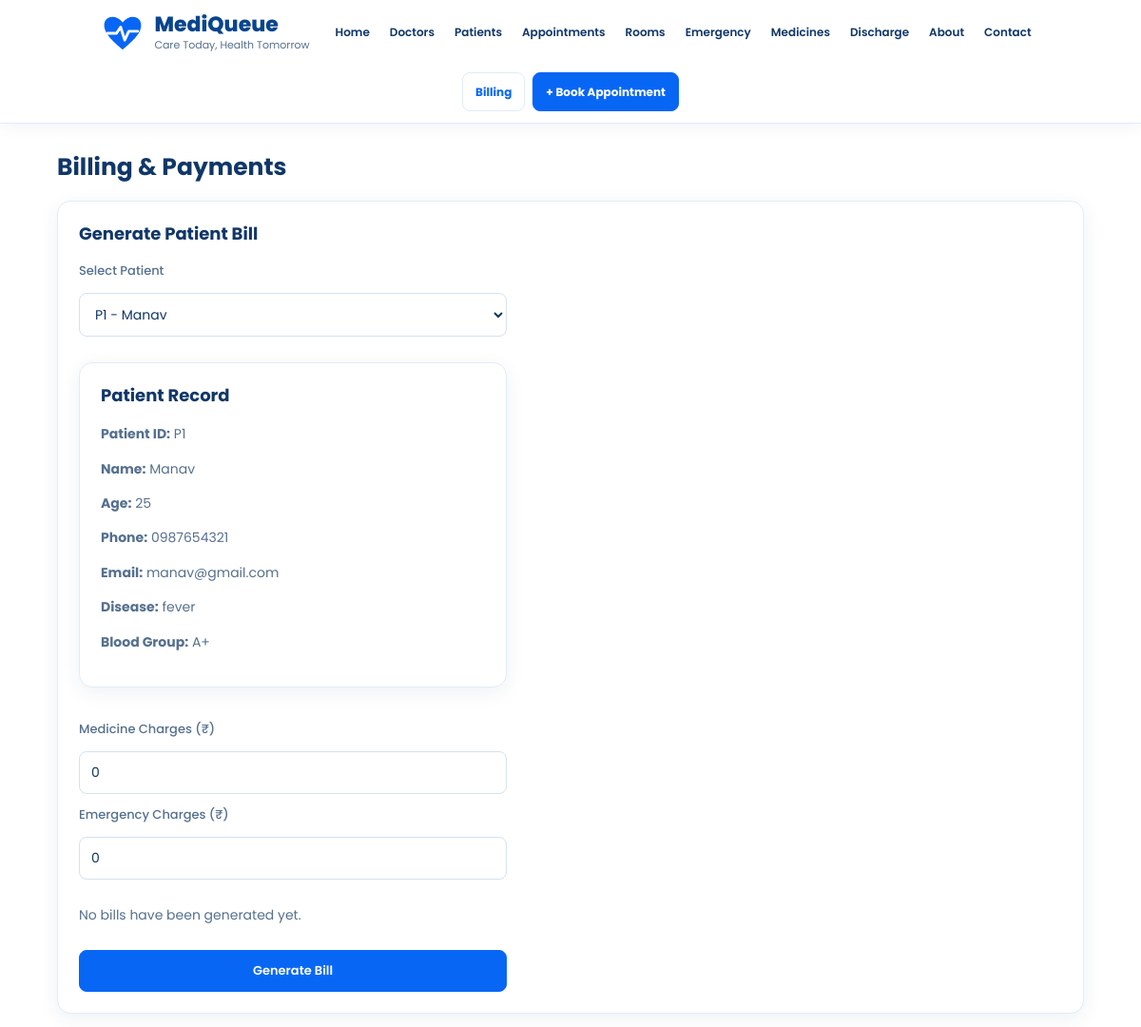
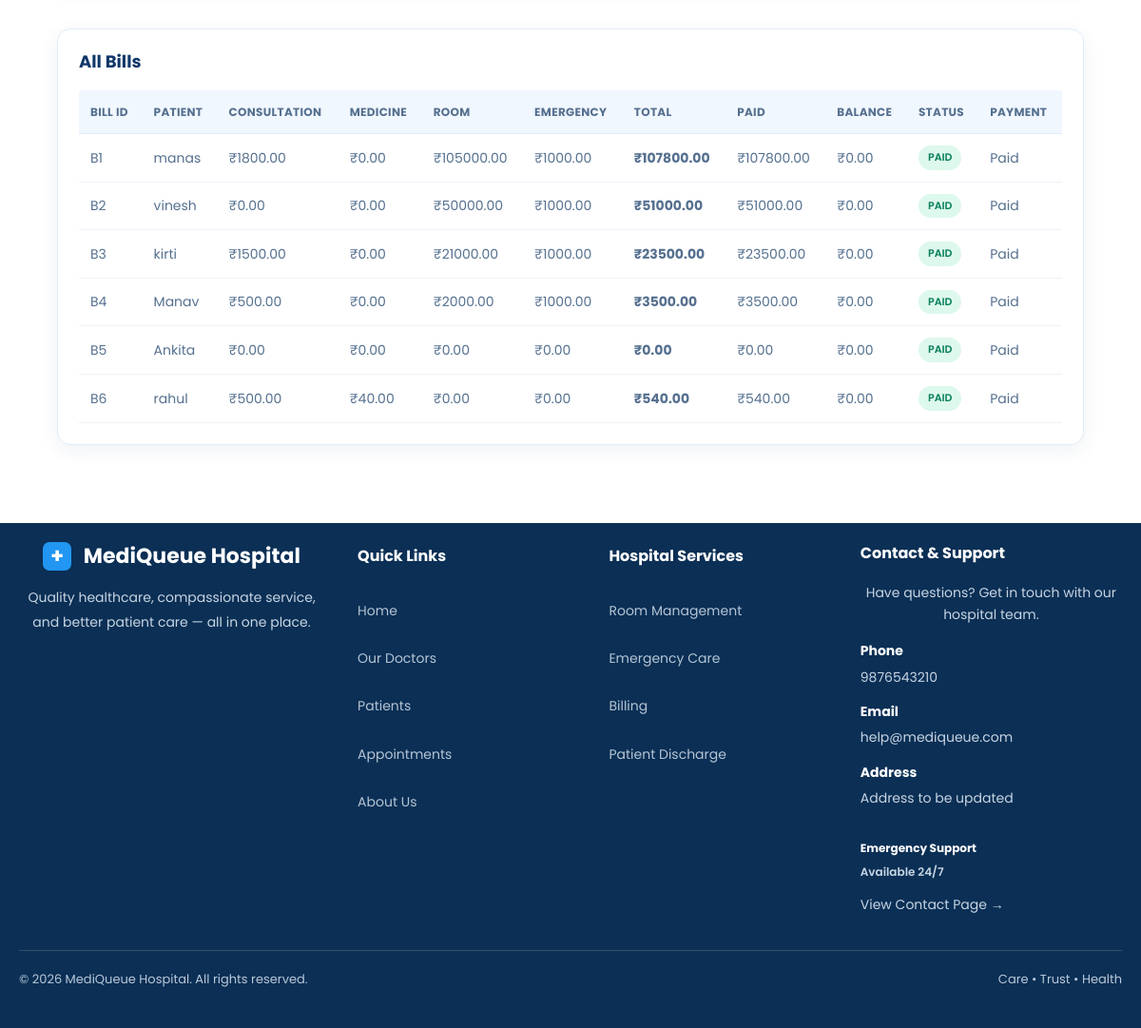
Page /bills on the committed database (2 pictures, top to bottom).
### tables this page shows
CREATE TABLE bills (
                bill_id TEXT PRIMARY KEY,
                patient_id TEXT NOT NULL UNIQUE,
                consultation REAL NOT NULL DEFAULT 0,
                treatment REAL NOT NULL DEFAULT 0,
                medicine REAL NOT NULL DEFAULT 0,
                room REAL NOT NULL DEFAULT 0,
                emergency REAL NOT NULL DEFAULT 0,
                insurance REAL NOT NULL DEFAULT 0,
                paid REAL NOT NULL DEFAULT 0,
                FOREIGN KEY (patient_id) REFERENCES patients(patient_id)
            );

CREATE TABLE patients (
                patient_id TEXT PRIMARY KEY,
                name TEXT NOT NULL,
                age INTEGER NOT NULL,
                phone TEXT NOT NULL,
                email TEXT,
                disease TEXT,
                blood_group TEXT,
                medical_history TEXT DEFAULT ''
            );

### app.py (the view, shortened to what this page needs)
@app.route("/bills", methods=["GET", "POST"])
def show_bills():
    return render_bills()

### app.py (called while the page is built)
def load_patients():
    with get_connection() as conn:
        rows = conn.execute(
            "SELECT * FROM patients ORDER BY rowid"
        ).fetchall()
        records = conn.execute(
            """
            SELECT patient_id, record
            FROM medical_records
            ORDER BY id
            """
        ).fetchall()
    history = {}
    for row in records:
        history.setdefault(row["patient_id"], []).append(row["record"])
    patients = []
    for row in rows:
        patient = Patient(
            row["patient_id"],
            row["name"],
            row["age"],
            row["phone"],
            row["email"] or "",
            row["disease"] or "",
            row["blood_group"] or "",
        )
        for record in history.get(patient.patient_id, []):
            patient.add_medical_record(record)
        patients.append(patient)
    return patients

def load_bills(patients):
    patient_map = {p.patient_id: p for p in patients}
    with get_connection() as conn:
        rows = conn.execute(
            "SELECT * FROM bills ORDER BY rowid"
        ).fetchall()
    bills = []
    for row in rows:
        patient = patient_map.get(row["patient_id"])
        if patient is None:
            continue
        bill = Bill(
            row["bill_id"],
            patient,
            row["consultation"],
            row["treatment"],
            row["medicine"],
            row["room"],
            row["emergency"],
            row["insurance"],
        )
        bill.paid = row["paid"]
        bills.append(bill)
    return bills

def render_bills(error=None):
    patients = load_patients()
    bills = load_bills(patients)
    return render_template(
        "bills.html",
        bills=bills,
        patients=patients,
        error=error,
    )

### billing.py (called while the page is built)
    def final_amount(self):
        total = (self.consultation + self.treatment + self.medicine
                 + self.room + self.emergency)
        return max(total - self.insurance, 0)

    def balance(self):
        return self.final_amount() - self.paid

    @property
    def payment_status(self):
        if self.paid >= self.final_amount():
            return "PAID"
        if self.paid > 0:
            return "PARTIALLY PAID"
        return "PENDING"

### database.py (called while the page is built)
def get_connection():
    conn = sqlite3.connect(DATABASE_PATH)
    conn.row_factory = sqlite3.Row
    conn.execute("PRAGMA foreign_keys = ON")
    return conn

### templates/bills.html (shortened to what this page needs)
{% extends "base.html" %}
{% block content %}
<h2>Billing & Payments</h2>
<div class="card">
    <h3>Generate Patient Bill</h3>
    {% if patients %}
    <form method="POST" id="billForm">
        <label>Select Patient</label>
        <select name="patient_id" id="patientSelect" required>
            {% for p in patients %}
            <option
                value="{{ p.patient_id }}"
                data-name="{{ p.name }}"
                data-age="{{ p.age }}"
                data-phone="{{ p.phone }}"
                data-email="{{ p.email }}"
                data-disease="{{ p.disease }}"
                data-blood="{{ p.blood_group }}">
                {{ p.patient_id }} - {{ p.name }}
            </option>
            {% endfor %}
        </select>
        <div class="card" id="patientDetails" style="margin-top:15px;">
            <h3>Patient Record</h3>
            <p><b>Patient ID:</b> <span id="detailId"></span></p>
            <p><b>Name:</b> <span id="detailName"></span></p>
            <p><b>Age:</b> <span id="detailAge"></span></p>
            <p><b>Phone:</b> <span id="detailPhone"></span></p>
            <p><b>Email:</b> <span id="detailEmail"></span></p>
            <p><b>Disease:</b> <span id="detailDisease"></span></p>
            <p><b>Blood Group:</b> <span id="detailBlood"></span></p>
        </div>
        <label>Medicine Charges (₹)</label>
        <input type="number" name="medicine"
               min="0" step="0.01" value="0" required>
        <label>Emergency Charges (₹)</label>
        <input type="number" name="emergency"
               min="0" step="0.01" value="0" required>
            <p>No bills have been generated yet.</p>
        <button type="submit" class="btn">Generate Bill</button>
    </form>
    {% else %}
    <p>Pehle patient register karo.</p>
    <a href="/register_patient" class="btn">Register Patient</a>
    {% endif %}
</div>
<br>
<div class="card">
    <h3>All Bills</h3>
    {% if bills %}
    <table>
        <tr>
            <th>Bill ID</th>
            <th>Patient</th>
            <th>Consultation</th>
            <th>Medicine</th>
            <th>Room</th>
            <th>Emergency</th>
            <th>Total</th>
            <th>Paid</th>
            <th>Balance</th>
            <th>Status</th>
            <th>Payment</th>
        </tr>
        {% for b in bills %}
        {% set cls = {
            'PAID': 'ok',
            'PARTIALLY PAID': 'wa',
            'PENDING': 'no'
        }.get(b.payment_status, 'no') %}
        <tr>
            <td>{{ b.bill_id }}</td>
            <td>{{ b.patient.name }}</td>
            <td>₹{{ "%.2f"|format(b.consultation) }}</td>
            <td>₹{{ "%.2f"|format(b.medicine) }}</td>
            <td>₹{{ "%.2f"|format(b.room) }}</td>
            <td>₹{{ "%.2f"|format(b.emergency) }}</td>
            <td><b>₹{{ "%.2f"|format(b.final_amount()) }}</b></td>
            <td>₹{{ "%.2f"|format(b.paid) }}</td>
            <td>₹{{ "%.2f"|format(b.balance()) }}</td>
            <td>
                <span class="tag {{ cls }}">
                    {{ b.payment_status }}
                </span>
            </td>
            <td>
                {% if b.balance() > 0 %}
                <form method="POST"
                      action="/bills/{{ b.bill_id }}/pay"
                      class="inline">
                    <input type="number"
                           name="amount"
                           min="0.01"
                           max="{{ b.balance() }}"
                           step="0.01"
                           value="{{ b.balance() }}"
                           required>
                    <button type="submit" class="btn small">Pay</button>
                </form>
                {% else %}
                Paid
                {% endif %}
            </td>
        </tr>
        {% endfor %}
    </table>
    {% else %}
    <p>Bill is not generated now.</p>
    {% endif %}
</div>
{% endblock %}

### static/style.css (style rules this page uses)
:root { --primary-blue: #0866F5; --primary-hover: #0756D3; --dark-blue: #103768; --navy-blue: #0B2F55; --light-blue: #EAF6FF; --page-bg: #F8FBFF; --white: #FFFFFF; --text-color: #55708F; --border-color: #E1ECF8; --green: #10B995; --purple: #6338D4; --red: #F04452; --orange: #FFA500; --shadow: 0 5px 20px rgba(16, 55, 104, 0.07); }
* { box-sizing: border-box; }
html { scroll-behavior: smooth; scroll-padding-top: 100px; }
body { margin: 0; font-family: "Poppins", Arial, sans-serif; background: var(--white); color: var(--dark-blue); font-size: 14px; line-height: 1.6; }
h1, h2, h3, h4 { color: var(--dark-blue); line-height: 1.3; }
h2 { font-size: 25px; font-weight: 700; margin: 0 0 18px; }
p { color: var(--text-color); }
button, input, select, textarea { font-family: inherit; }
.btn { display: inline-block; padding: 11px 19px; color: var(--white); background: var(--primary-blue); border: 1px solid var(--primary-blue); border-radius: 8px; font-size: 13px; font-weight: 600; text-align: center; cursor: pointer; transition: 0.2s ease; }
.card { margin-bottom: 22px; padding: 22px; overflow-x: auto; background: var(--white); border: 1px solid var(--border-color); border-radius: 14px; box-shadow: var(--shadow); }
.card h3 { margin-top: 0; font-size: 18px; }
table { width: 100%; border-collapse: collapse; background: var(--white); }
th { padding: 13px 12px; color: #55708F; background: #F1F7FF; border-bottom: 1px solid var(--border-color); font-size: 12px; font-weight: 700; text-align: left; text-transform: uppercase; letter-spacing: 0.3px; }
td { padding: 12px; color: var(--text-color); border-bottom: 1px solid #EDF2F8; }
.tag { display: inline-block; padding: 4px 10px; border-radius: 30px; font-size: 11px; font-weight: 600; }
.ok { color: #087F5B; background: #DDF8EC; }
form { display: flex; flex-direction: column; gap: 12px; max-width: 450px; }
label { color: var(--text-color); font-size: 13px; font-weight: 500; }
input[type="text"], input[type="number"], input[type="email"], input[type="tel"], input[type="date"], input[type="time"], input[type="password"], select, textarea { width: 100%; padding: 11px 12px; color: var(--dark-blue); background: var(--white); border: 1px solid #D5E2F0; border-radius: 8px; outline: none; font-size: 14px; }

### rows in the picture
bills: bill_id "B1", patient.name "manas", consultation "1800.00", medicine "0.00", room "105000.00", emergency "1000.00", final_amount "107800.00", paid "107800.00", balance "0.00", payment_status "PAID"
bills: bill_id "B2", patient.name "vinesh", consultation "0.00", medicine "0.00", room "50000.00", emergency "1000.00", final_amount "51000.00", paid "51000.00", balance "0.00", payment_status "PAID"
bills: bill_id "B3", patient.name "kirti", consultation "1500.00", medicine "0.00", room "21000.00", emergency "1000.00", final_amount "23500.00", paid "23500.00", balance "0.00", payment_status "PAID"
bills: bill_id "B4", patient.name "Manav", consultation "500.00", medicine "0.00", room "2000.00", emergency "1000.00", final_amount "3500.00", paid "3500.00", balance "0.00", payment_status "PAID"
bills: bill_id "B5", patient.name "Ankita", consultation "0.00", medicine "0.00", room "0.00", emergency "0.00", final_amount "0.00", paid "0.00", balance "0.00", payment_status "PAID"
bills: bill_id "B6", patient.name "rahul", consultation "500.00", medicine "40.00", room "0.00", emergency "0.00", final_amount "540.00", paid "540.00", balance "0.00", payment_status "PAID"

### other values in the picture
form field patient_id "P1 - Manav"
